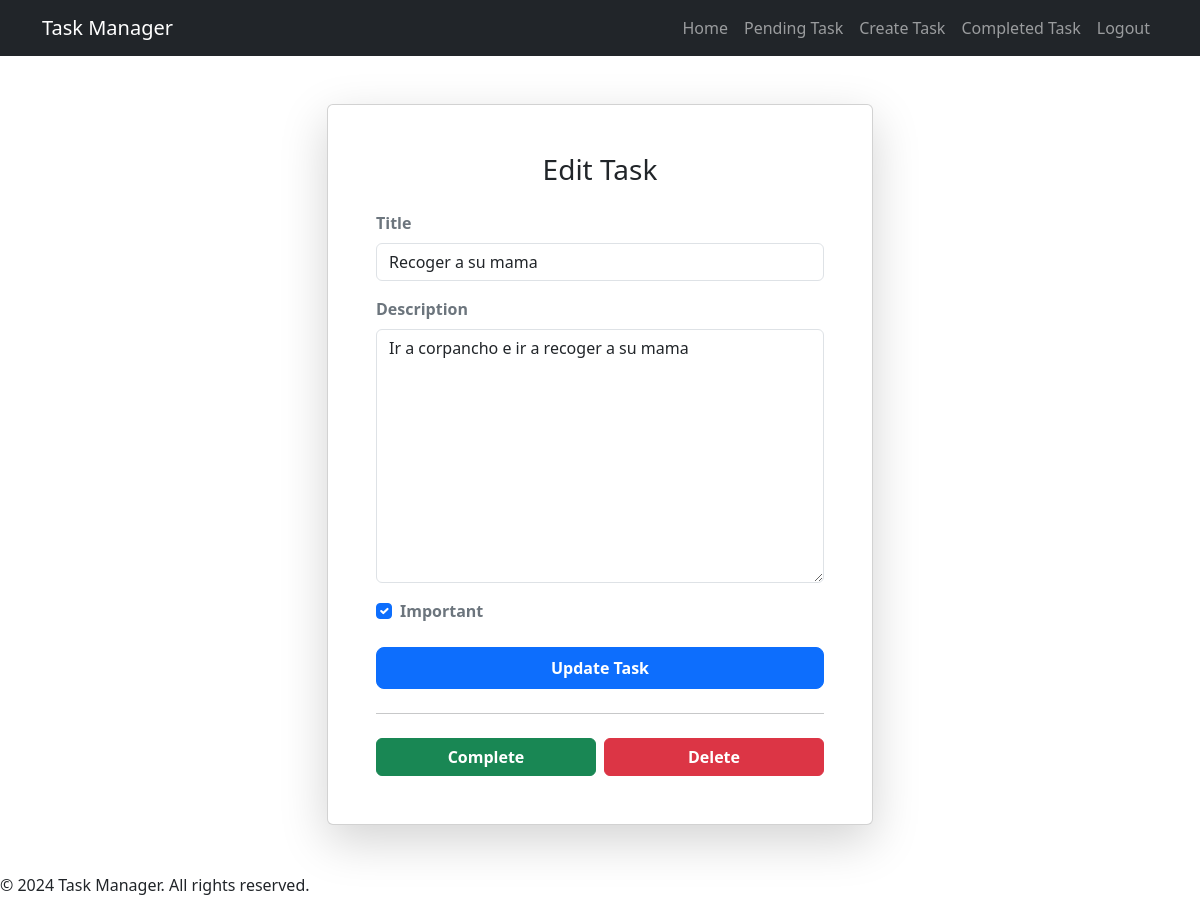
The page /tasks/11/ (signed in) on the database its author committed.
### tasks/models.py (models this page shows, shortened)
class Task(models.Model):
   title = models.CharField(max_length=100)
   description = models.TextField()
   created = models.DateTimeField(auto_now_add=True)
   datecompleted = models.DateTimeField(null=True, blank=True)
   important = models.BooleanField(default=False)
   user = models.ForeignKey('auth.User', on_delete=models.CASCADE)

### tasks/views.py (the view, shortened to what this page needs)
# urls.py: path('tasks/<int:task_id>/', views.tasks_detail, name='task_detail'),
@login_required
def tasks_detail(request, task_id):
   if request.method == 'GET':
      task = get_object_or_404(Task, pk=task_id, user=request.user)
      form = TaskForm(instance=task)
      return render(request, 'task_detail.html', {'task': task, 'form': form})

### tasks/forms.py
class TaskForm(forms.ModelForm):
    class Meta:
        model = Task
        fields = ['title', 'description', 'important']
        widgets = {
            'title': forms.TextInput(attrs={'class': 'form-control', 'placeholder': 'Enter task title'}),
            'description': forms.Textarea(attrs={'class': 'form-control', 'placeholder': 'Enter task description'}),
            'important': forms.CheckboxInput(attrs={'class': 'form-check-input'}),
        }

### tasks/templates/task_detail.html (shortened to what this page needs)
{% extends 'base.html' %}
{% block content %}
<main class="container my-5">
   <div class="row justify-content-center">
      <div class="col-md-8 col-lg-6">
         <div class="card shadow-lg rounded">
            <div class="card-body p-4 p-md-5">
               <h1 class="card-title h3 text-center mb-4">Edit Task</h1>
               <form action="{% url 'task_detail' task.id %}" method="POST">
                  {% for field in form %}
                     {% if field.name == 'important' %}
                        <div class="form-check mb-4">
                           {{ field }}
                           <label class="form-check-label fw-semibold text-secondary" for="{{ field.id_for_label }}">
                              {{ field.label }}
                           </label>
                        </div>
                     {% else %}
                        <div class="mb-3">
                           <label class="form-label fw-semibold text-secondary" for="{{ field.id_for_label }}">
                              {{ field.label }}
                           </label>
                           {{ field }}
                        </div>
                     {% endif %}
                  {% endfor %}
                  <div class="d-grid mt-4">
                     <button type="submit" class="btn btn-primary btn-lg fs-6 fw-semibold">Update Task</button>
                  </div>
               </form>
               <hr class="my-4">
               <div class="d-flex gap-2">
                  <form action="{% url 'complete_task' task.id %}" method="POST" class="w-50">
                     <button type="submit" class="btn btn-success w-100 fw-semibold">Complete</button>
                  </form>
                  <form action="{% url 'delete_task' task.id %}" method="POST" class="w-50">
                     <button type="submit" class="btn btn-danger w-100 fw-semibold">Delete</button>
                  </form>
               </div>
            </div>
         </div>
      </div>
   </div>
</main>
{% endblock %}

### rows shown on the page
Task: form "Recoger a su mama" "Ir a corpancho e ir a recoger a su mama", form "☑"

### other values the page prints
{{ field.label }} "Title" "Description"
{{ field.label }} "Important"
